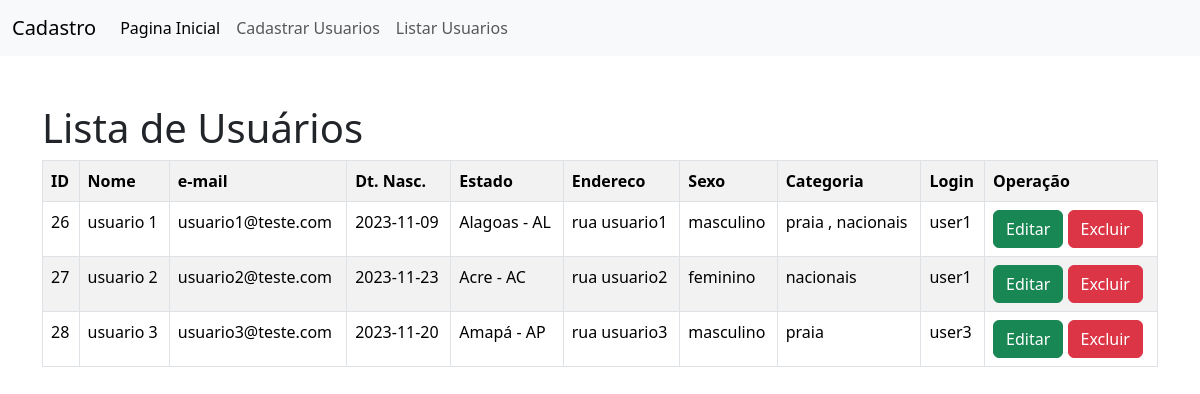
The app's page /?page=listarUsuario with its own data.
### tables this page shows
CREATE TABLE `usuario` (
  `ID_User` int(4) NOT NULL COMMENT 'Primary Key',
  `NM_User` varchar(250) NOT NULL COMMENT 'Name User',
  `EM_User` varchar(250) NOT NULL COMMENT 'E-mal User',
  `DN_User` date NOT NULL COMMENT 'Date User',
  `ST_User` varchar(250) NOT NULL COMMENT 'State User',
  `AD_User` varchar(250) NOT NULL COMMENT 'Address User',
  `SX_User` varchar(10) NOT NULL COMMENT 'Sex User',
  `CT_User` varchar(100) NOT NULL COMMENT 'Category Interest',
  `LG_User` varchar(100) NOT NULL COMMENT 'Login User',
  `PS_User` varchar(250) NOT NULL COMMENT 'Password User'
);

### listarUsuario.php (the view, shortened to what this page needs)
<h1> Lista de Usuários</h1>
<?php
          $sql = "SELECT * FROM usuario";
          $registro = $connect->query($sql);
          print "<table class='table table-hover table-striped table-bordered'>";
                  print"<tr>";
                  print"<th>ID</th>";
                  print"<th>Nome</th>";
                  print"<th>e-mail</th>";
                  print"<th>Dt. Nasc.</th>";
                  print"<th>Estado</th>";
                  print"<th>Endereco</th>";
                  print"<th>Sexo</th>";
                  print"<th>Categoria</th>";
                  print"<th>Login</th>";
                  print"<th>Operação</th>";
                          while($row = $registro->fetch_object()){
                            print"<tr>";
                            print "<td>".$row->ID_User."</td>";
                            print "<td>".$row->NM_User."</td>";
                            print "<td>".$row->EM_User."</td>";
                            print "<td>".$row->DN_User."</td>";
                            print "<td>".$row->ST_User."</td>";
                            print "<td>".$row->AD_User."</td>";
                            print "<td>".$row->SX_User."</td>";
                            print "<td>".$row->CT_User."</td>";
                            print "<td>".$row->LG_User."</td>";
                            print "<td>
                                          <button onclick=\"location.href='?page=editarUsuario&ID_User=".$row->ID_User."';\"
                                                                        class='btn btn-success'>Editar</button>
                                          <button onclick=\"if(confirm('Realmente Excluir?')){
                                                                            location.href='?page=grava&operacao=deletarUsuario&ID_User=".$row->ID_User."';
                                                                        }else {
                                                                            false;
                                                                        }\"
                                                                        class='btn btn-danger'>Excluir</button>
                                      </td>";
                            print"</tr>";
                          }
            print"</table>";
?>

### index.php (shortened to what this page needs)
<!DOCTYPE html>
<html lang="pt-BR">
<head>
  <link href="css/bootstrap.min.css" rel="stylesheet">
</head>
<body>
      <nav class="navbar navbar-expand-lg bg-body-tertiary">
        <div class="container-fluid">
          <a class="navbar-brand" href="#">Cadastro</a>
          <div class="collapse navbar-collapse" id="navbarNav">
            <ul class="navbar-nav">
              <li class="nav-item">
                <a class="nav-link active" aria-current="page" href="index.php">Pagina Inicial</a>
              </li>
              <li class="nav-item">
                <a class="nav-link" href="?page=cadastrarUsuario">Cadastrar Usuarios</a>
              </li>
              <li class="nav-item">
                <a class="nav-link" href="?page=listarUsuario">Listar Usuarios</a>
              </li>
            </ul>
          </div>
        </div>
      </nav>
      <div class="container">
        <div class="row">
            <div class="col mt-5">
                <?php
                        include("conecta.php");
                        switch(@$_REQUEST["page"]) {
                          case "listarUsuario":
                            include("listarUsuario.php");
                          break;
                        }
                  ?>
            </div>
        </div>
      </div>
</body>
</html>

### records on screen
usuario: ID_User "26", NM_User "usuario 1", EM_User "usuario1@teste.com", DN_User "2023-11-09", ST_User "Alagoas - AL", AD_User "rua usuario1", SX_User "masculino", CT_User "praia , nacionais", LG_User "user1"
usuario: ID_User "27", NM_User "usuario 2", EM_User "usuario2@teste.com", DN_User "2023-11-23", ST_User "Acre - AC", AD_User "rua usuario2", SX_User "feminino", CT_User "nacionais", LG_User "user1"
usuario: ID_User "28", NM_User "usuario 3", EM_User "usuario3@teste.com", DN_User "2023-11-20", ST_User "Amapá - AP", AD_User "rua usuario3", SX_User "masculino", CT_User "praia", LG_User "user3"
